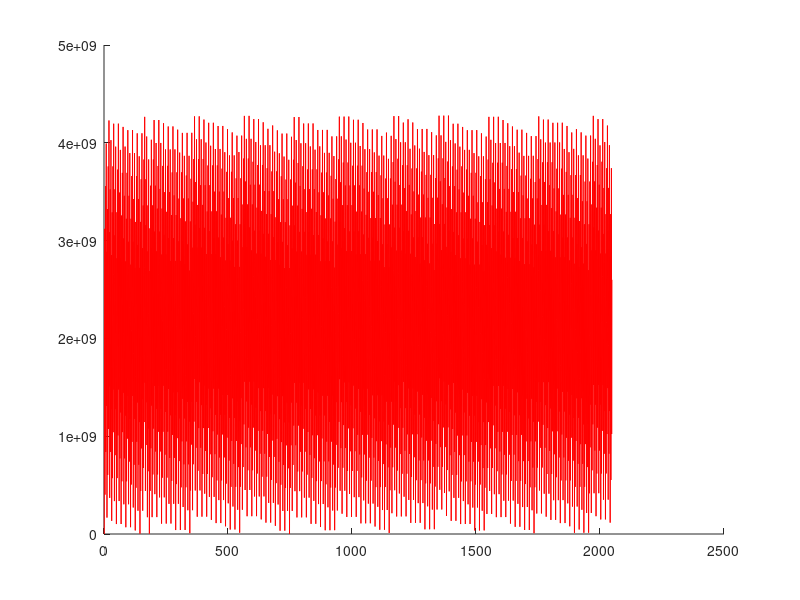

This chart was generated by the following MATLAB code:
%% levantamiento de archivo
fid = fopen('sen100hex.txt');               % Abro el archivo de texto exportado por MPLABX

DSP_output = fscanf( fid, '%8x', inf);      % leo de a 8 datos hexa                                     % Leo las muestras en Q15 y las copio a un vector integer unsigned
DSP_output=dec2hex(DSP_output);             % convierto a valores hexa
% signal=hex2num(DSP_output);               % convierto a tipo double
signal=hex2dec(DSP_output);
figure('name','signal LPC');
hold on;
plot(signal,'r');